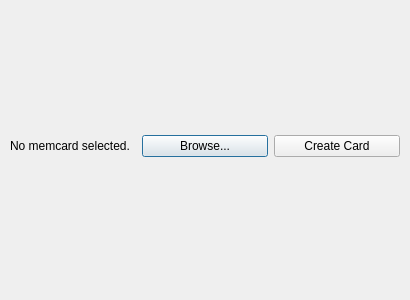
<?xml version="1.0" encoding="UTF-8"?>
<ui version="4.0">
 <class>MemcardWindow</class>
 <widget class="QDialog" name="MemcardWindow">
  <property name="geometry">
   <rect>
    <x>0</x>
    <y>0</y>
    <width>410</width>
    <height>300</height>
   </rect>
  </property>
  <property name="windowTitle">
   <string>Dialog</string>
  </property>
  <widget class="QWidget" name="verticalLayoutWidget">
   <property name="geometry">
    <rect>
     <x>10</x>
     <y>130</y>
     <width>390</width>
     <height>32</height>
    </rect>
   </property>
   <layout class="QHBoxLayout" name="horizontalLayout_2">
    <item>
     <widget class="QLabel" name="memcard_info">
      <property name="text">
       <string>No memcard selected.</string>
      </property>
      <property name="textFormat">
       <enum>Qt::PlainText</enum>
      </property>
      <property name="alignment">
       <set>Qt::AlignLeading|Qt::AlignLeft|Qt::AlignVCenter</set>
      </property>
     </widget>
    </item>
    <item>
     <widget class="QPushButton" name="browse_button">
      <property name="text">
       <string>Browse...</string>
      </property>
     </widget>
    </item>
    <item>
     <widget class="QPushButton" name="create_button">
      <property name="text">
       <string>Create Card</string>
      </property>
     </widget>
    </item>
   </layout>
  </widget>
 </widget>
 <resources/>
 <connections/>
</ui>
